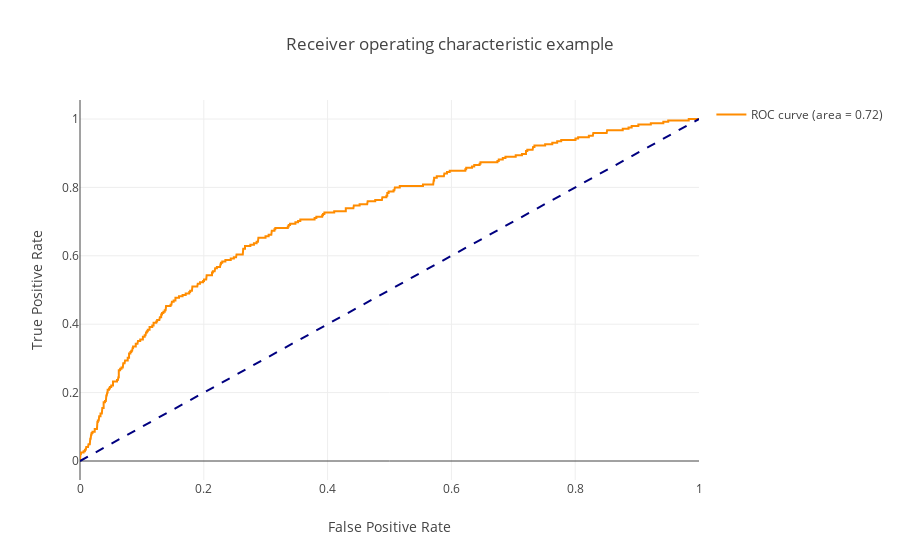

The notebook cell this image was saved under:
### Code cell
[fpr, tpr, thr] = roc_curve(y_test, y_pred_proba)
roc_auc = auc(fpr, tpr)
print('Model Results for {}/{} split:'.format(int(train_size*100), int(100 - train_size*100)))
# print(lr_pipeline.__class__.__name__+" accuracy is %2.3f" % accuracy_score(y_test, y_pred))
# print(lr_pipeline.__class__.__name__+" auc is %2.3f" % auc(fpr, tpr))

idx = np.min(np.where(tpr > 0.95)) # index of the first threshold for which the sensibility > 0.95

trace1 = go.Scatter(x=fpr, y=tpr, 
                    mode='lines', 
                    line=dict(color='darkorange', width=line_width),
                    name='ROC curve (area = %0.2f)' % roc_auc
                   )

trace2 = go.Scatter(x=[0, 1], y=[0, 1], 
                    mode='lines', 
                    line=dict(color='navy', width=line_width, dash='dash'),
                    showlegend=False)

layout = go.Layout(title='Receiver operating characteristic example',
                   xaxis=dict(title='False Positive Rate'),
                   yaxis=dict(title='True Positive Rate'))

fig = go.Figure(data=[trace1, trace2], layout=layout)
py.iplot(fig, filename='name_tbd')

print("Using a threshold of %.3f " % thr[idx] + "guarantees a sensitivity of %.3f " % tpr[idx] +  
      "and a specificity of %.3f" % (1-fpr[idx]) + 
      ", i.e. a false positive rate of %.2f%%." % (np.array(fpr[idx])*100))

### Figure 1 — Plotly figure (JSON) as saved in the notebook; plotly's stock layout.template omitted (floating-point values rounded to 4 significant figures; data arrays with more than 128 entries replaced by an {"elided": "..."} marker saying what was removed)
{"data": [{"line": {"color": "darkorange", "width": 2}, "mode": "lines", "name": "ROC curve (area = 0.72)", "type": "scatter", "uid": "fec9977b-f51c-432c-8d24-8353bedaf081", "x": {"elided": "391 float values"}, "y": {"elided": "391 float values"}}, {"line": {"color": "navy", "dash": "dash", "width": 2}, "mode": "lines", "showlegend": false, "type": "scatter", "uid": "de9a5c8a-bfc1-44e8-9d72-f32cb9533d9c", "x": [0, 1], "y": [0, 1]}], "layout": {"title": {"text": "Receiver operating characteristic example"}, "xaxis": {"title": {"text": "False Positive Rate"}}, "yaxis": {"title": {"text": "True Positive Rate"}}}}
